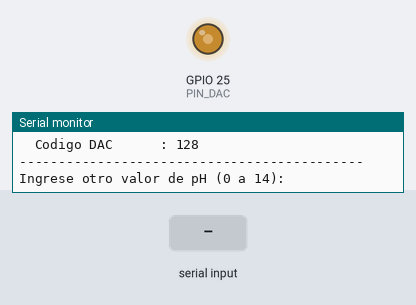
This sketch was run on a simulated ESP32. Parts: output pins drawn as LEDs (lit = HIGH), the last lines printed to the serial monitor. The inputs (shaded band) are chosen by the test bench.

Above: at 1.7 s.
1.8 s: "0\n" received over Serial
At 2.7 s:
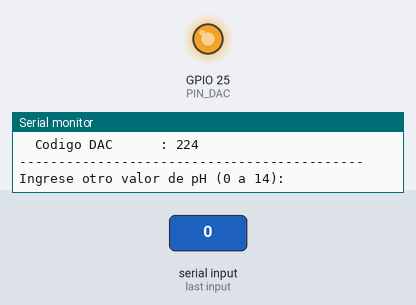
3.3 s: "5\n" received over Serial
At 3.9 s:
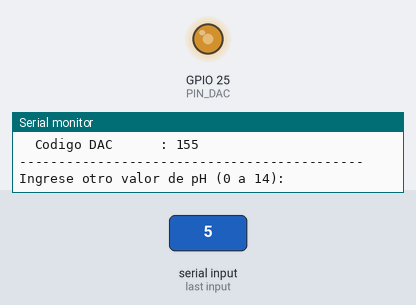
Timing chart, 0 to 6.3 s (numbered marks = the images above; inputs shaded):
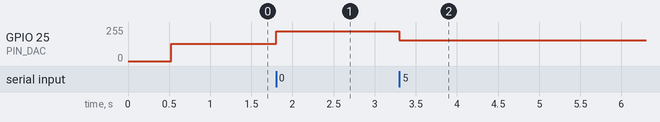

The sketch:

ph_simulador_esp32.ino
```cpp
/*
 * ============================================================================
 *  INSTRUMENTACIÓN BIOMÉDICA III — Guía de Laboratorio N.º 1
 *  Acondicionamiento de señales de alta impedancia
 *
 *  Simulador de electrodo de pH con ESP32 (DAC interno, GPIO25)
 *
 *  Cumple los requisitos de la sección 5 de la guía:
 *   - Lee un valor de pH (0 a 14) desde el Monitor Serial
 *   - Calcula el voltaje con la ecuación de Nernst (sección 2.2)
 *   - Aplica un factor de escala para hacer visible la variación
 *   - Limita el resultado al rango válido del DAC (0 a 3.3 V)
 *   - Entrega el voltaje en GPIO25 mediante el DAC interno
 *   - Muestra pH ingresado y voltaje entregado en el Monitor Serial
 *
 *  Escuela Profesional de Ingeniería Biomédica — UNMSM
 * ============================================================================
 */

// ------------------------- CONFIGURACIÓN --------------------------------

const int PIN_DAC = 25;          // GPIO25 = canal 1 del DAC interno del ESP32

const float VREF     = 3.3;      // Voltaje de referencia del DAC [V]
const float E0       = 1.65;     // Offset: punto neutro (pH 7) al centro del
                                 // rango del DAC -> permite pH ácidos y básicos
const float PENDIENTE = 0.05916; // Pendiente de Nernst a 25 °C [V / unidad pH]
const float K        = 3.0;      // Factor de escala (amplifica la variación
                                 // para que se vea bien en el osciloscopio)

// Con K = 3:  59.16 mV/pH  ->  177.5 mV/pH
// pH 0  -> 2.892 V     pH 4  -> 2.182 V
// pH 7  -> 1.650 V     pH 10 -> 1.118 V      pH 14 -> 0.408 V
// Todo el rango 0–14 cae dentro de 0–3.3 V, sin recorte.

// ------------------------- VARIABLES ------------------------------------

float pH_actual = 7.0;           // Valor inicial al encender

// ------------------------- FUNCIONES ------------------------------------

// Ecuación de Nernst escalada (sección 2.2 de la guía)
float pH_a_voltaje(float pH) {
  float V = E0 - (PENDIENTE * K) * (pH - 7.0);

  // Limitar al rango válido del DAC del ESP32
  if (V < 0.0)  V = 0.0;
  if (V > VREF) V = VREF;

  return V;
}

// Entrega el voltaje en GPIO25 y devuelve el voltaje real (cuantizado a 8 bits)
float entregar_voltaje(float V) {
  int valor_dac = (int)round((V / VREF) * 255.0);   // DAC de 8 bits: 0–255
  if (valor_dac < 0)   valor_dac = 0;
  if (valor_dac > 255) valor_dac = 255;

dacWrite(PIN_DAC, valor_dac);

  return (valor_dac * VREF) / 255.0;   // voltaje realmente entregado
}

void mostrar_resultado(float pH, float V_ideal, float V_real) {
  Serial.println(F("--------------------------------------------"));
  Serial.print(F("  pH ingresado    : "));  Serial.println(pH, 2);
  Serial.print(F("  V teorico       : "));  Serial.print(V_ideal, 4);
  Serial.println(F(" V"));
  Serial.print(F("  V entregado DAC : "));  Serial.print(V_real, 4);
  Serial.println(F(" V   (GPIO25)"));
  Serial.print(F("  Codigo DAC      : "));
  Serial.println((int)round((V_real / VREF) * 255.0));
  Serial.println(F("--------------------------------------------"));
  Serial.println(F("Ingrese otro valor de pH (0 a 14):"));
}

// ------------------------- SETUP ----------------------------------------

void setup() {
  Serial.begin(115200);
  delay(500);

  Serial.println();
  Serial.println(F("============================================"));
  Serial.println(F(" SIMULADOR DE ELECTRODO DE pH  -  ESP32 DAC "));
  Serial.println(F(" Lab. N.1 - Instrumentacion Biomedica III   "));
  Serial.println(F("============================================"));
  Serial.print(F(" Ecuacion: V = "));   Serial.print(E0, 3);
  Serial.print(F(" - ("));              Serial.print(PENDIENTE, 5);
  Serial.print(F(" x "));               Serial.print(K, 1);
  Serial.println(F(") x (pH - 7)"));
  Serial.print(F(" Sensibilidad escalada: "));
  Serial.print(PENDIENTE * K * 1000.0, 1);
  Serial.println(F(" mV por unidad de pH"));
  Serial.println(F(" Salida analogica: GPIO25 (DAC1)"));
  Serial.println(F("============================================"));

  // Estado inicial: pH 7
  float V_ideal = pH_a_voltaje(pH_actual);
  float V_real  = entregar_voltaje(V_ideal);
  mostrar_resultado(pH_actual, V_ideal, V_real);
}

// ------------------------- LOOP -----------------------------------------

void loop() {
  if (Serial.available() > 0) {

    String entrada = Serial.readStringUntil('\n');
    entrada.trim();
    entrada.replace(",", ".");        // acepta 7,5 o 7.5

    if (entrada.length() == 0) return;

    float pH = entrada.toFloat();

    // Validacion: rango 0 a 14
    if (pH < 0.0 || pH > 14.0) {
      Serial.println(F("  [ERROR] Valor fuera de rango. Ingrese un pH entre 0 y 14."));
      return;
    }

    pH_actual = pH;

    float V_ideal = pH_a_voltaje(pH_actual);
    float V_real  = entregar_voltaje(V_ideal);

    mostrar_resultado(pH_actual, V_ideal, V_real);
  }
}
```

Measured:
- after the input at 1.8 s, GPIO 25 (PIN_DAC): 128/255 → 224/255 at once
- after the input at 3.3 s, GPIO 25 (PIN_DAC): 224/255 → 155/255 at once
